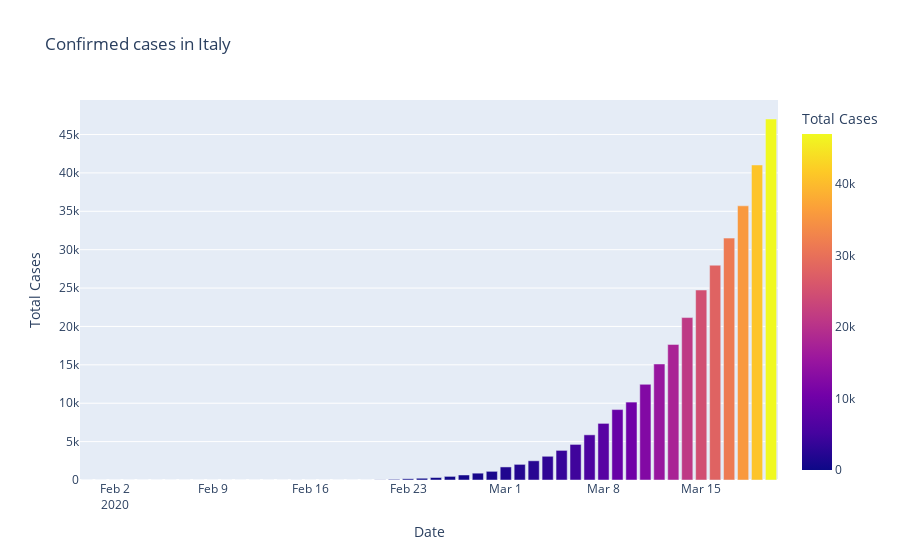
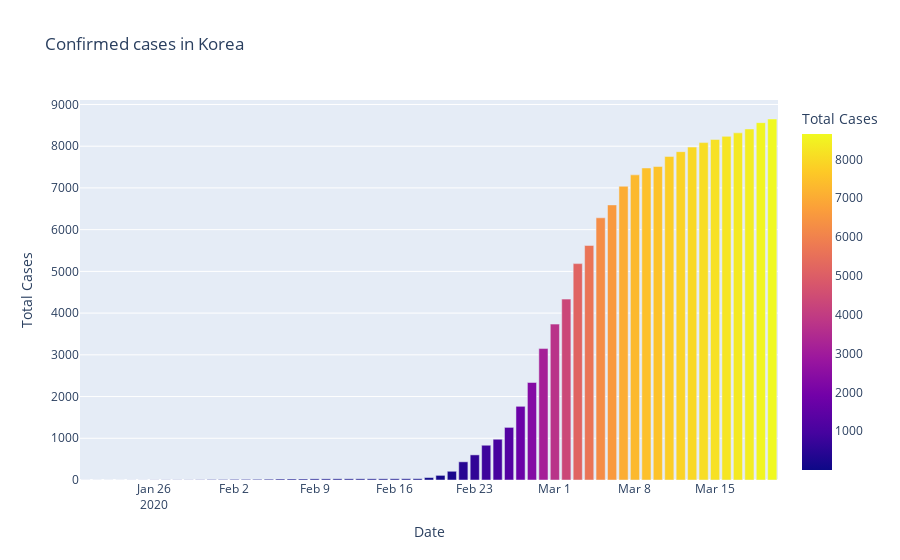
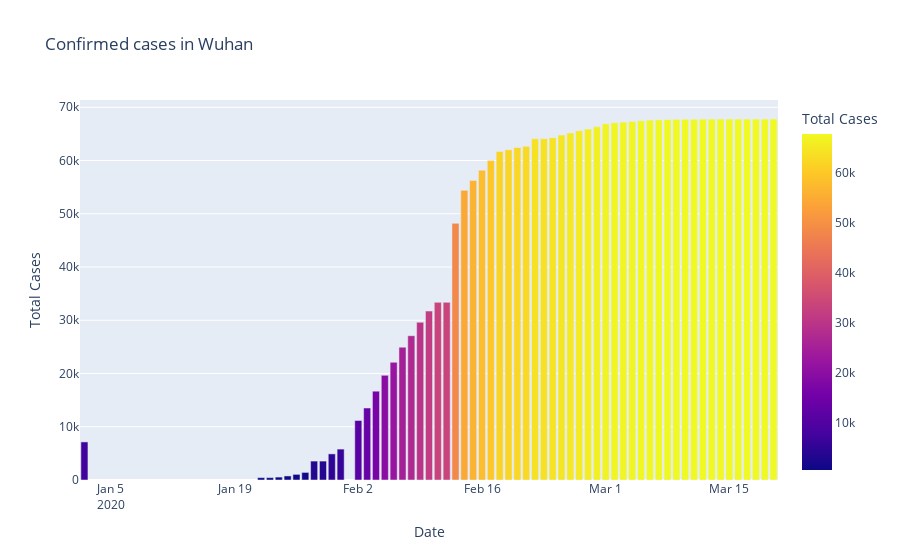

The notebook cell saved with these charts, in order:
### Code cell
fig=px.bar(df_italy,x="Date",y="Total Cases",color='Total Cases',title='Confirmed cases in Italy')
fig.show()

fig=px.bar(df_Korea,x="Date",y="Total Cases",color='Total Cases',title='Confirmed cases in Korea')
fig.show()

fig=px.bar(df_Wuhan,x="Date",y="Total Cases",color='Total Cases',title='Confirmed cases in Wuhan')
fig.show()
